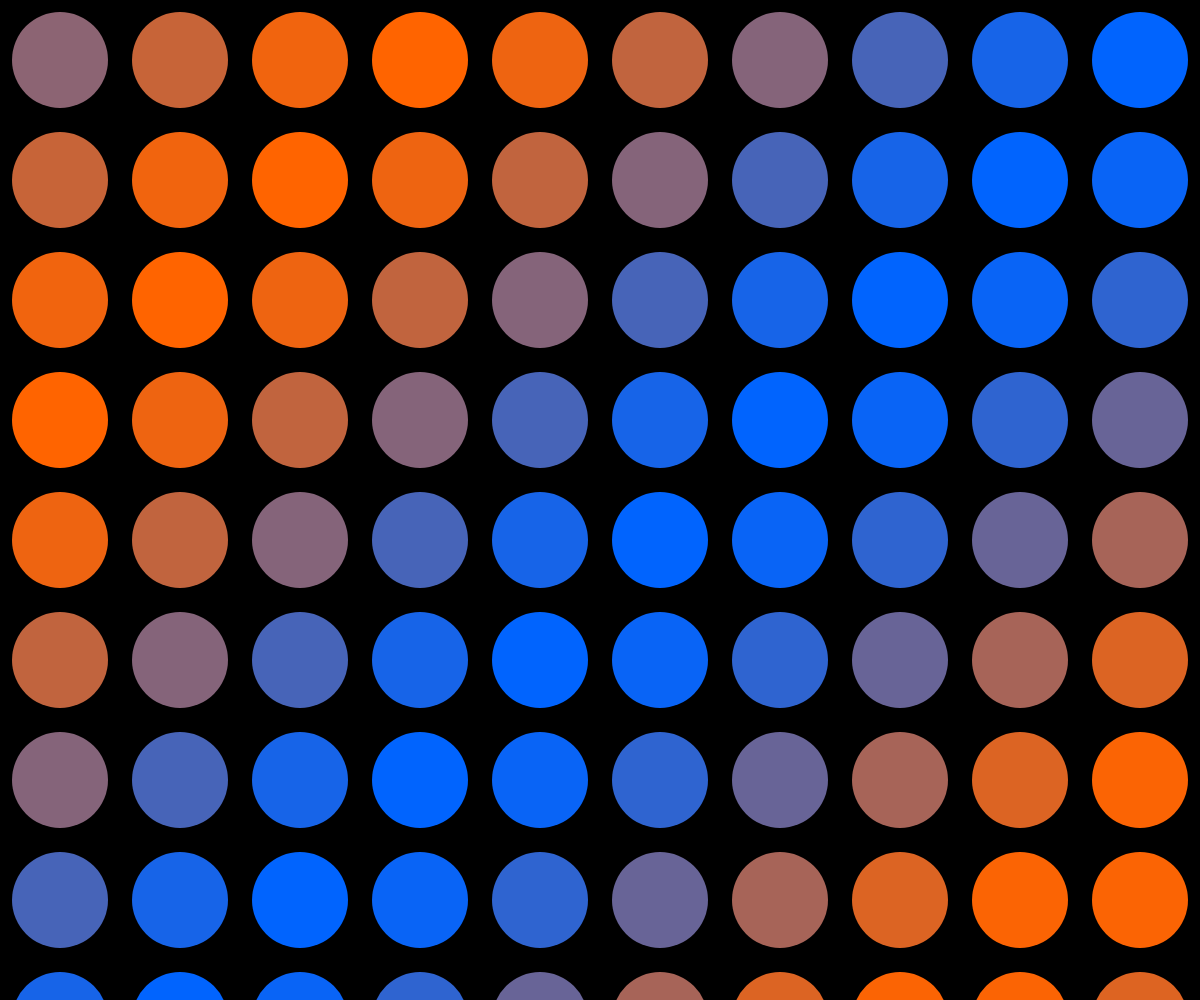
Frame 1 (no input)
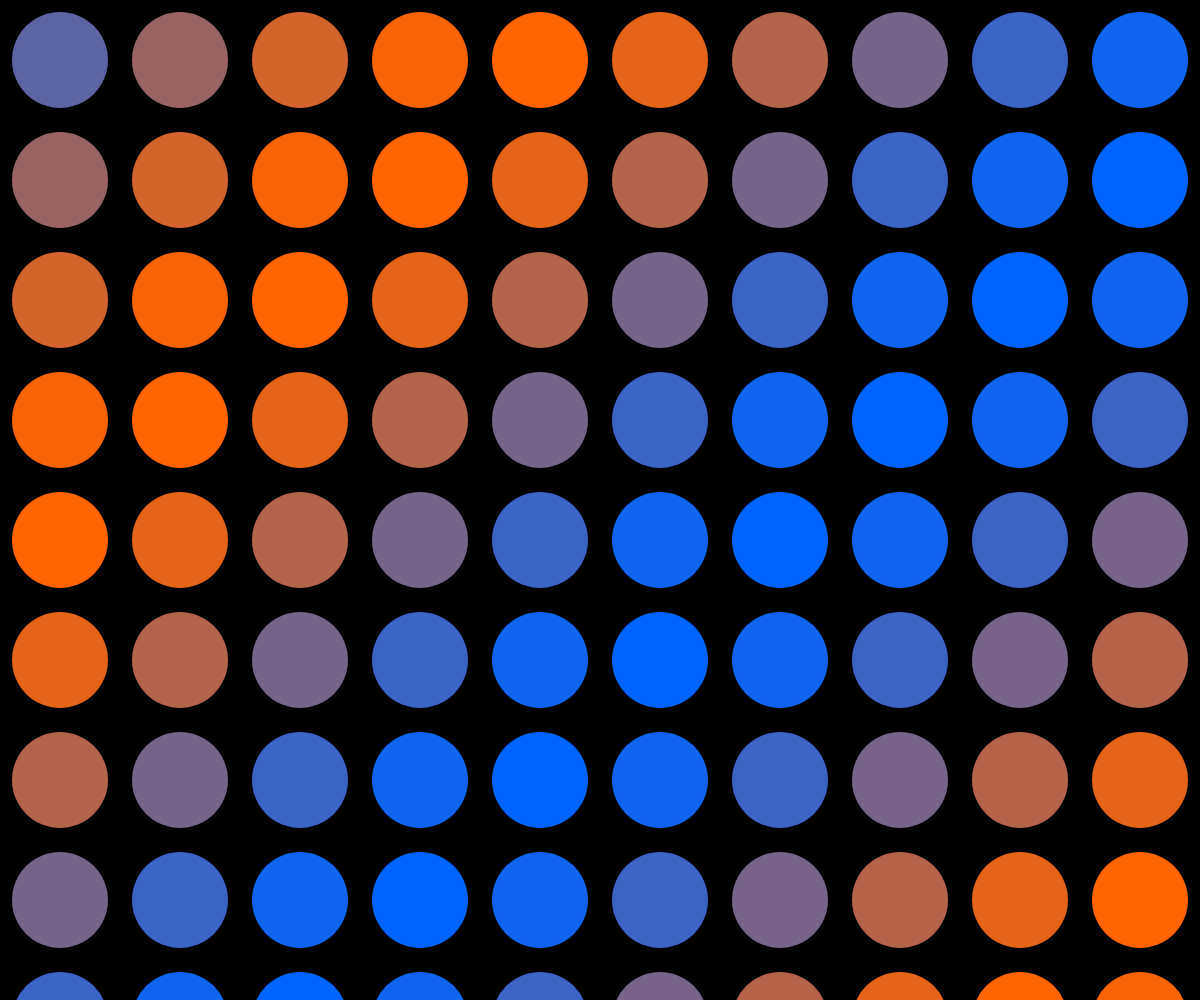
Frame 60 (no input)
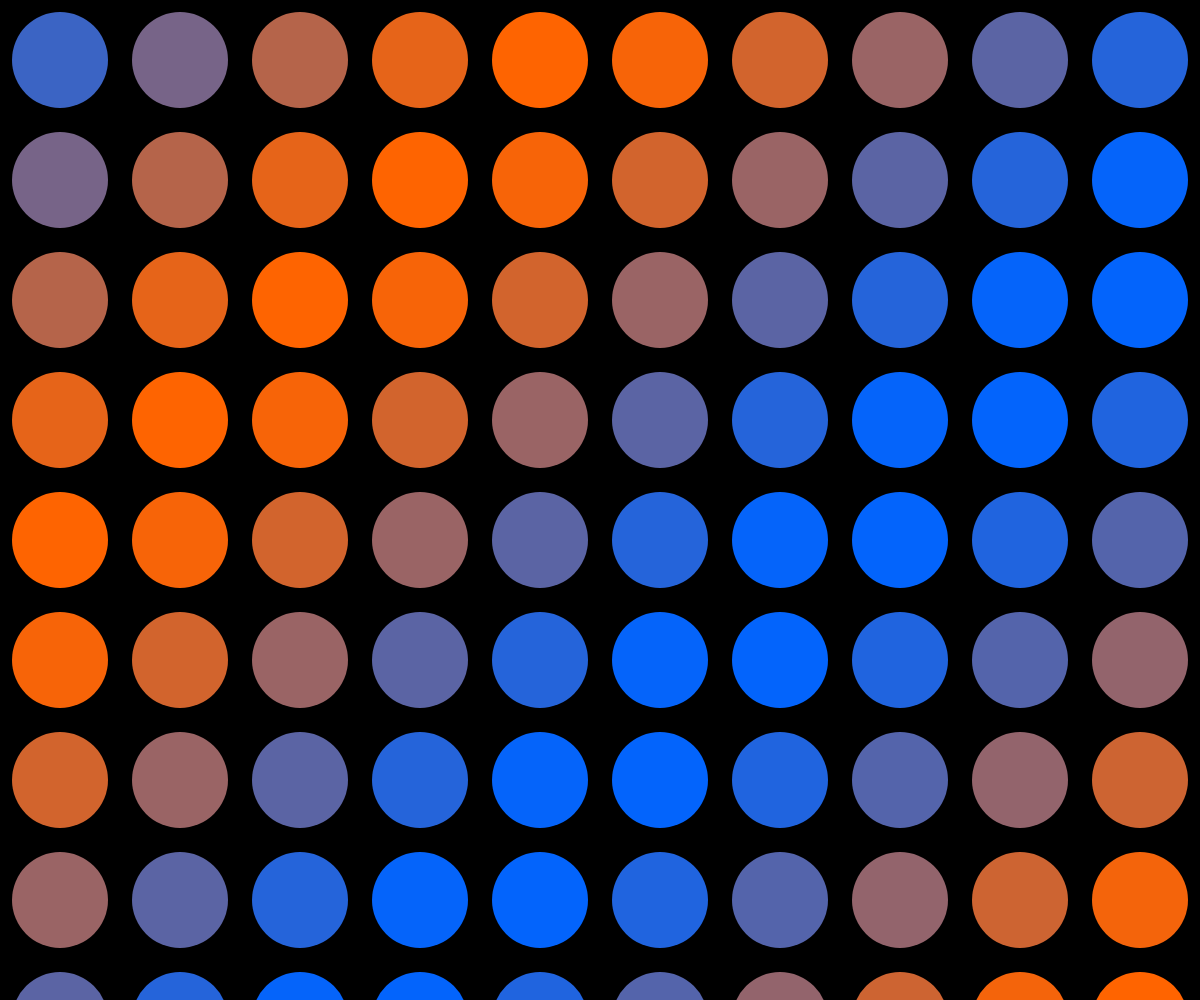
Frame 120 (the mouse pressed at the canvas centre since frame 60)

The p5.js sketch that drew these frames (run headless with seeded random() and noise() and a simulated clock; from frame 60 on, the mouse is pressed at the canvas centre):

// p5.js sketch
// ── sketch.js
/*function setup() {
  createCanvas(windowWidth, windowHeight);
}

function draw() {
  background(220);

  for (let i = 0; i < 10; i++) {
    circle(i * 40, height / 2, 20);
  }
}*/

let numCircles = 10; // Número de círculos por fila y columna
let circleSize; // Tamaño de los círculos

// Configuración inicial
function setup() {
  createCanvas(windowWidth, windowHeight);
  circleSize = width / numCircles; // Tamaño de los círculos basado en el ancho
  noStroke();
}

// Dibujar los círculos titilantes en un patrón de cuadrícula
function draw() {
  background(0); // Fondo negro

  // Usamos dos bucles for anidados para crear filas y columnas
  for (let i = 0; i < numCircles; i++) {
    for (let j = 0; j < numCircles; j++) {
      // Calcular la posición de cada círculo
      let x = i * circleSize + circleSize / 2;
      let y = j * circleSize + circleSize / 2;

      // Cambiar el color de forma intermitente usando la función sin() y frameCount
      let colorChange = map(
        sin(frameCount * 0.1 + (i + j) * 0.5),
        -1,
        1,
        0,
        255
      );
      fill(colorChange, 100, 255 - colorChange);

      // Dibujar el círculo
      ellipse(x, y, circleSize * 0.8, circleSize * 0.8); // Círculos más pequeños que el tamaño de la cuadrícula
    }
  }
}
